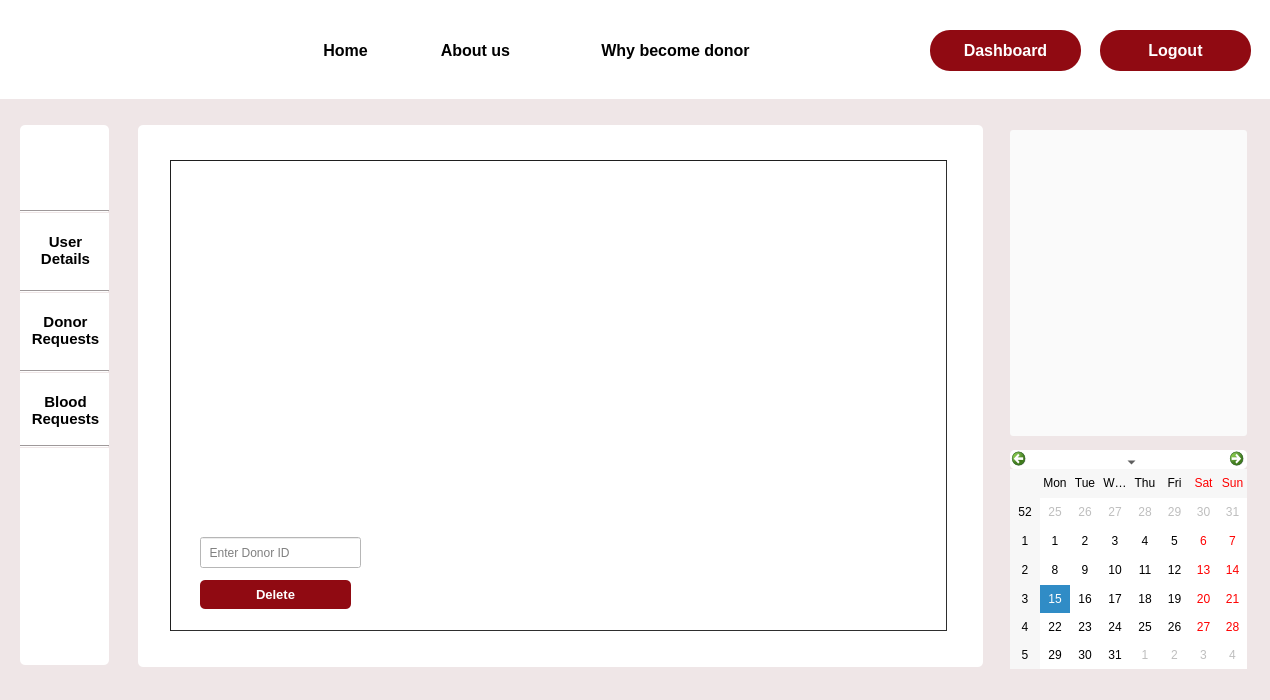
<?xml version="1.0" encoding="UTF-8"?>
<ui version="4.0">
 <class>edit_donor</class>
 <widget class="QDialog" name="edit_donor">
  <property name="geometry">
   <rect>
    <x>0</x>
    <y>0</y>
    <width>1270</width>
    <height>700</height>
   </rect>
  </property>
  <property name="windowTitle">
   <string>Dialog</string>
  </property>
  <property name="styleSheet">
   <string notr="true">background-color:#EFE6E7;
</string>
  </property>
  <widget class="QLabel" name="label">
   <property name="geometry">
    <rect>
     <x>0</x>
     <y>0</y>
     <width>1280</width>
     <height>99</height>
    </rect>
   </property>
   <property name="styleSheet">
    <string notr="true">background-color: rgb(255, 255, 255);</string>
   </property>
   <property name="text">
    <string/>
   </property>
  </widget>
  <widget class="QPushButton" name="my_details_2">
   <property name="geometry">
    <rect>
     <x>25</x>
     <y>300</y>
     <width>81</width>
     <height>61</height>
    </rect>
   </property>
   <property name="font">
    <font>
     <pointsize>11</pointsize>
     <bold>true</bold>
    </font>
   </property>
   <property name="cursor">
    <cursorShape>PointingHandCursor</cursorShape>
   </property>
   <property name="styleSheet">
    <string notr="true">*{
 background-color:rgb(255, 255, 255);
border-radius:5px;}

#my_details_2::hover
{

	color: rgb(144, 10, 18);
}</string>
   </property>
   <property name="text">
    <string>Donor
Requests</string>
   </property>
  </widget>
  <widget class="QPushButton" name="login">
   <property name="geometry">
    <rect>
     <x>930</x>
     <y>30</y>
     <width>151</width>
     <height>41</height>
    </rect>
   </property>
   <property name="font">
    <font>
     <pointsize>12</pointsize>
     <bold>true</bold>
    </font>
   </property>
   <property name="cursor">
    <cursorShape>PointingHandCursor</cursorShape>
   </property>
   <property name="styleSheet">
    <string notr="true">#login
{
 background-color:rgb(144, 10, 18);
border-radius:20px;
	color: rgb(255, 255, 255);
}

#login::hover
{
background-color:white;
	color: rgb(144, 10, 18);
}</string>
   </property>
   <property name="text">
    <string>Dashboard</string>
   </property>
  </widget>
  <widget class="QLabel" name="label_2">
   <property name="geometry">
    <rect>
     <x>20</x>
     <y>125</y>
     <width>89</width>
     <height>540</height>
    </rect>
   </property>
   <property name="styleSheet">
    <string notr="true">background-color: rgb(255, 255, 255);
border-radius:5px;</string>
   </property>
   <property name="text">
    <string/>
   </property>
  </widget>
  <widget class="QPushButton" name="my_details_3">
   <property name="geometry">
    <rect>
     <x>25</x>
     <y>380</y>
     <width>81</width>
     <height>61</height>
    </rect>
   </property>
   <property name="font">
    <font>
     <pointsize>11</pointsize>
     <bold>true</bold>
    </font>
   </property>
   <property name="cursor">
    <cursorShape>PointingHandCursor</cursorShape>
   </property>
   <property name="styleSheet">
    <string notr="true">*{
 background-color:rgb(255, 255, 255);
border-radius:5px;}

#my_details_3::hover
{

	color: rgb(144, 10, 18);
}
</string>
   </property>
   <property name="text">
    <string>Blood
Requests</string>
   </property>
  </widget>
  <widget class="QLabel" name="label_3">
   <property name="geometry">
    <rect>
     <x>138</x>
     <y>125</y>
     <width>845</width>
     <height>542</height>
    </rect>
   </property>
   <property name="styleSheet">
    <string notr="true">background-color: rgb(255, 255, 255);
border-radius:5px;</string>
   </property>
   <property name="text">
    <string/>
   </property>
  </widget>
  <widget class="QLabel" name="label_5">
   <property name="geometry">
    <rect>
     <x>35</x>
     <y>140</y>
     <width>63</width>
     <height>61</height>
    </rect>
   </property>
   <property name="cursor">
    <cursorShape>PointingHandCursor</cursorShape>
   </property>
   <property name="styleSheet">
    <string notr="true">background-color: rgb(255, 255, 255);
border-image: url(:/img/Images/Profile.png);</string>
   </property>
   <property name="text">
    <string/>
   </property>
  </widget>
  <widget class="Line" name="line_2">
   <property name="geometry">
    <rect>
     <x>20</x>
     <y>290</y>
     <width>89</width>
     <height>3</height>
    </rect>
   </property>
   <property name="orientation">
    <enum>Qt::Horizontal</enum>
   </property>
  </widget>
  <widget class="QTableView" name="tableView">
   <property name="geometry">
    <rect>
     <x>170</x>
     <y>160</y>
     <width>777</width>
     <height>471</height>
    </rect>
   </property>
   <property name="styleSheet">
    <string notr="true">border-color: rgb(31, 31, 31);
background-color: rgb(255, 255, 255);
border-width : 1.2px;
border-style:inset;
</string>
   </property>
   <attribute name="verticalHeaderVisible">
    <bool>false</bool>
   </attribute>
   <attribute name="verticalHeaderHighlightSections">
    <bool>false</bool>
   </attribute>
   <attribute name="verticalHeaderShowSortIndicator" stdset="0">
    <bool>false</bool>
   </attribute>
  </widget>
  <widget class="Line" name="line_3">
   <property name="geometry">
    <rect>
     <x>20</x>
     <y>370</y>
     <width>89</width>
     <height>3</height>
    </rect>
   </property>
   <property name="orientation">
    <enum>Qt::Horizontal</enum>
   </property>
  </widget>
  <widget class="QCalendarWidget" name="calendarWidget">
   <property name="geometry">
    <rect>
     <x>1010</x>
     <y>450</y>
     <width>237</width>
     <height>219</height>
    </rect>
   </property>
   <property name="cursor">
    <cursorShape>PointingHandCursor</cursorShape>
   </property>
   <property name="styleSheet">
    <string notr="true">background-color: rgb(255, 255, 255);
border-radius:5px;</string>
   </property>
  </widget>
  <widget class="QLabel" name="label_7">
   <property name="geometry">
    <rect>
     <x>20</x>
     <y>0</y>
     <width>81</width>
     <height>91</height>
    </rect>
   </property>
   <property name="styleSheet">
    <string notr="true">background-color:rgb(255, 255, 255);
border-image: url(:/img/Images/logo1.png);</string>
   </property>
   <property name="text">
    <string/>
   </property>
  </widget>
  <widget class="QPushButton" name="home">
   <property name="geometry">
    <rect>
     <x>290</x>
     <y>30</y>
     <width>111</width>
     <height>41</height>
    </rect>
   </property>
   <property name="font">
    <font>
     <pointsize>12</pointsize>
     <bold>true</bold>
    </font>
   </property>
   <property name="cursor">
    <cursorShape>PointingHandCursor</cursorShape>
   </property>
   <property name="styleSheet">
    <string notr="true">#home

{
 background-color:rgb(255, 255, 255);
border-radius:0.5px;
}

#home::hover{border-bottom :3px solid rgb(144, 10, 18);
color: rgb(144, 10, 18);}</string>
   </property>
   <property name="text">
    <string>Home</string>
   </property>
  </widget>
  <widget class="Line" name="line">
   <property name="geometry">
    <rect>
     <x>20</x>
     <y>210</y>
     <width>89</width>
     <height>3</height>
    </rect>
   </property>
   <property name="orientation">
    <enum>Qt::Horizontal</enum>
   </property>
  </widget>
  <widget class="QPushButton" name="about">
   <property name="geometry">
    <rect>
     <x>400</x>
     <y>30</y>
     <width>151</width>
     <height>41</height>
    </rect>
   </property>
   <property name="font">
    <font>
     <pointsize>12</pointsize>
     <bold>true</bold>
    </font>
   </property>
   <property name="cursor">
    <cursorShape>PointingHandCursor</cursorShape>
   </property>
   <property name="styleSheet">
    <string notr="true">#about

{
 background-color:rgb(255, 255, 255);
border-radius:0.5px;
}

#about::hover{border-bottom :3px solid rgb(144, 10, 18);
color: rgb(144, 10, 18);}</string>
   </property>
   <property name="text">
    <string>About us</string>
   </property>
  </widget>
  <widget class="QPushButton" name="my_details">
   <property name="geometry">
    <rect>
     <x>25</x>
     <y>220</y>
     <width>81</width>
     <height>61</height>
    </rect>
   </property>
   <property name="font">
    <font>
     <pointsize>11</pointsize>
     <bold>true</bold>
    </font>
   </property>
   <property name="cursor">
    <cursorShape>PointingHandCursor</cursorShape>
   </property>
   <property name="styleSheet">
    <string notr="true">#my_details


{
 background-color:rgb(255, 255, 255);
border-radius:5px;
}

#my_details::hover
{

	color: rgb(144, 10, 18);
}</string>
   </property>
   <property name="text">
    <string>User
Details</string>
   </property>
  </widget>
  <widget class="QPushButton" name="why">
   <property name="geometry">
    <rect>
     <x>560</x>
     <y>30</y>
     <width>231</width>
     <height>41</height>
    </rect>
   </property>
   <property name="font">
    <font>
     <pointsize>12</pointsize>
     <bold>true</bold>
    </font>
   </property>
   <property name="cursor">
    <cursorShape>PointingHandCursor</cursorShape>
   </property>
   <property name="styleSheet">
    <string notr="true">#why

{
 background-color:rgb(255, 255, 255);
border-radius:0.5px;
}


#why::hover{border-bottom :3px solid rgb(144, 10, 18);
color: rgb(144, 10, 18);}</string>
   </property>
   <property name="text">
    <string>Why become donor</string>
   </property>
  </widget>
  <widget class="Line" name="line_4">
   <property name="geometry">
    <rect>
     <x>20</x>
     <y>445</y>
     <width>89</width>
     <height>3</height>
    </rect>
   </property>
   <property name="orientation">
    <enum>Qt::Horizontal</enum>
   </property>
  </widget>
  <widget class="QPushButton" name="pushButton">
   <property name="geometry">
    <rect>
     <x>200</x>
     <y>580</y>
     <width>151</width>
     <height>29</height>
    </rect>
   </property>
   <property name="font">
    <font>
     <pointsize>10</pointsize>
     <bold>true</bold>
    </font>
   </property>
   <property name="cursor">
    <cursorShape>PointingHandCursor</cursorShape>
   </property>
   <property name="styleSheet">
    <string notr="true">*{background-color: rgb(144, 10, 18);
color: rgb(255, 255, 255);
border-radius:5px;}
#pushButton::hover{
background-color:white;
	color: rgb(144, 10, 18);

}</string>
   </property>
   <property name="text">
    <string>Delete</string>
   </property>
  </widget>
  <widget class="QLineEdit" name="userid">
   <property name="geometry">
    <rect>
     <x>200</x>
     <y>537</y>
     <width>161</width>
     <height>31</height>
    </rect>
   </property>
   <property name="styleSheet">
    <string notr="true">color: black;
background-color: rgb(255, 255, 255);
border-color:black;</string>
   </property>
   <property name="placeholderText">
    <string>  Enter Donor ID</string>
   </property>
  </widget>
  <widget class="QPushButton" name="login_2">
   <property name="geometry">
    <rect>
     <x>1100</x>
     <y>30</y>
     <width>151</width>
     <height>41</height>
    </rect>
   </property>
   <property name="font">
    <font>
     <pointsize>12</pointsize>
     <bold>true</bold>
    </font>
   </property>
   <property name="cursor">
    <cursorShape>PointingHandCursor</cursorShape>
   </property>
   <property name="styleSheet">
    <string notr="true">#login_2
{
 background-color:rgb(144, 10, 18);
border-radius:20px;
	color: rgb(255, 255, 255);
}

#login_2::hover
{
background-color:white;
	color: rgb(144, 10, 18);
}</string>
   </property>
   <property name="text">
    <string>Logout</string>
   </property>
  </widget>
  <widget class="QPushButton" name="pushButton_4">
   <property name="geometry">
    <rect>
     <x>1010</x>
     <y>130</y>
     <width>237</width>
     <height>306</height>
    </rect>
   </property>
   <property name="styleSheet">
    <string notr="true">background-color: rgb(250, 250, 250);
border-radius:3px;
</string>
   </property>
   <property name="text">
    <string/>
   </property>
   <property name="icon">
    <iconset resource="Resources.qrc">
     <normaloff>:/Images/donor_day.JPG</normaloff>:/Images/donor_day.JPG</iconset>
   </property>
   <property name="iconSize">
    <size>
     <width>250</width>
     <height>400</height>
    </size>
   </property>
  </widget>
  <zorder>label_2</zorder>
  <zorder>label</zorder>
  <zorder>my_details_2</zorder>
  <zorder>login</zorder>
  <zorder>my_details_3</zorder>
  <zorder>label_3</zorder>
  <zorder>label_5</zorder>
  <zorder>line_2</zorder>
  <zorder>tableView</zorder>
  <zorder>line_3</zorder>
  <zorder>calendarWidget</zorder>
  <zorder>label_7</zorder>
  <zorder>home</zorder>
  <zorder>line</zorder>
  <zorder>about</zorder>
  <zorder>my_details</zorder>
  <zorder>why</zorder>
  <zorder>line_4</zorder>
  <zorder>pushButton</zorder>
  <zorder>userid</zorder>
  <zorder>login_2</zorder>
  <zorder>pushButton_4</zorder>
 </widget>
 <resources>
  <include location="Resources.qrc"/>
 </resources>
 <connections/>
</ui>
